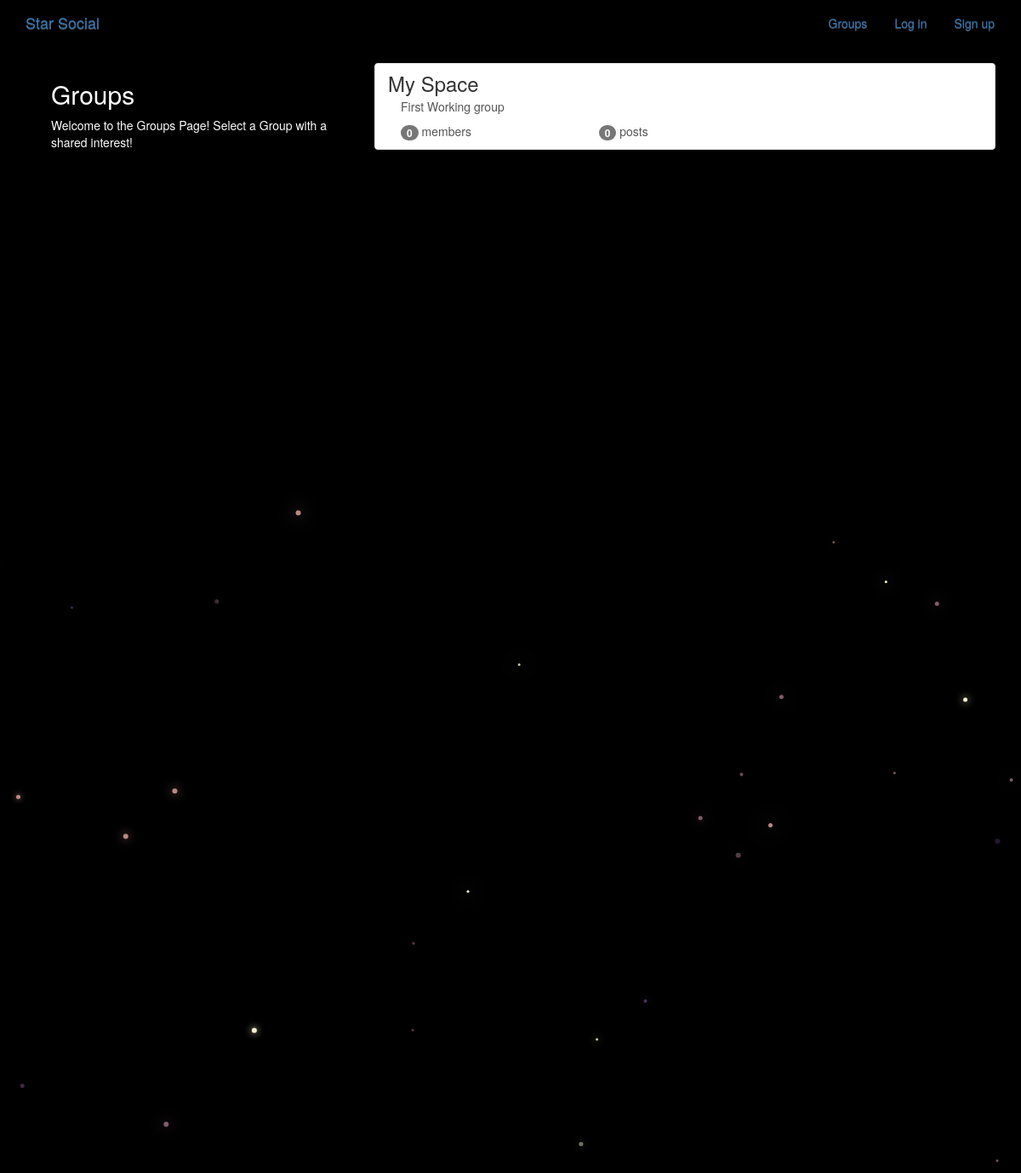
Page /groups/ on the earlier database version.
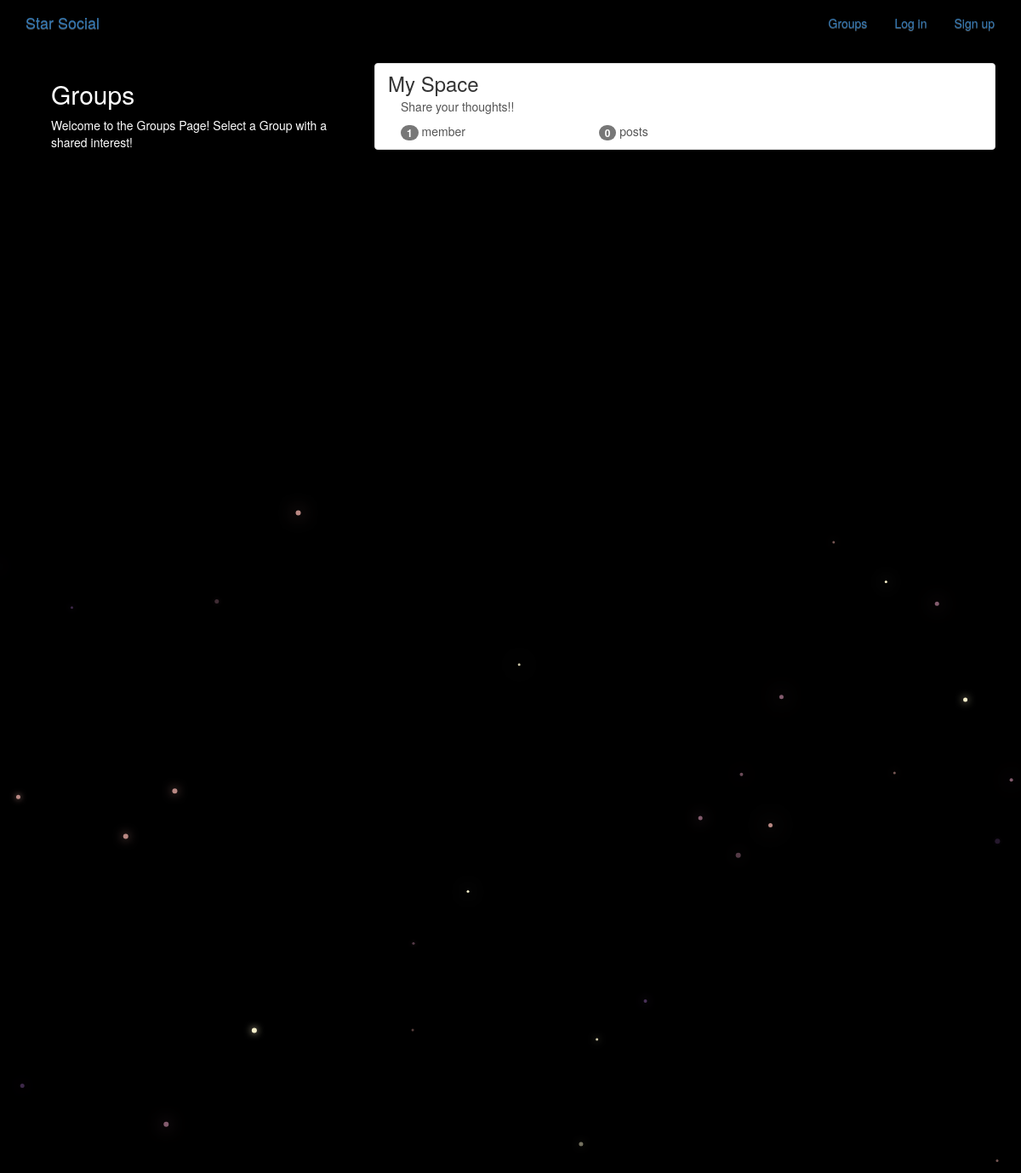
Same page on the later database version.
### groups/models.py (models this page shows, shortened)
class Group(models.Model):
    name = models.CharField(max_length=255, unique=True)
    slug = models.SlugField(allow_unicode=True, unique=True)
    description = models.TextField(blank=True, default='')
    description_html = models.TextField(editable=False, default='', blank=True)
    members = models.ManyToManyField(User, through="GroupMember")
    creator = models.IntegerField()
    class Meta:
        ordering = ["name"]

### groups/views.py (the view)
# urls.py: path('',views.ListGroups.as_view(), name='all'),
class ListGroups(generic.ListView):
    model = Group

### groups/templates/groups/group_list.html (shortened to what this page needs)
{% extends "groups/group_base.html" %}
{% block pregroup %}
    <div class="col-md-4">
        <div class="content">
            <h2>Groups</h2>
            <p>Welcome to the Groups Page! Select a Group with a shared interest!</p>
        </div>
    </div>
{% endblock %}
{% block group_content %}
    <div class="col-md-8" style="overflow-y:auto; height:500px " >
        <div>
            {% for group in object_list %}
                <a class="list-group-item" href="{% url 'groups:single' slug=group.slug %}">
                    <h3 class="title list-group-item-heading">{{ group.name }}</h3>
                    <div class="list-group-item-text container-fluid">
                        {{ group.description_html|safe }}
                        <div class="row">
                            <div class="col-md-4">
                                <span class="badge">{{ group.members.count }}</span> member{{ group.members.count|pluralize }}
                            </div>
                            <div class="col-md-4">
                                <span class="badge">{{ group.posts.count }}</span> post{{ group.posts.count|pluralize }}
                            </div>
                        </div>
                    </div>
                </a>
            {% endfor %}
        </div>
    </div>
{% endblock %}

Differences in the rows shown:
changed Group "My Space": description_html "First Working group" → "Share your thoughts!!"; members.count "0" → "1"
